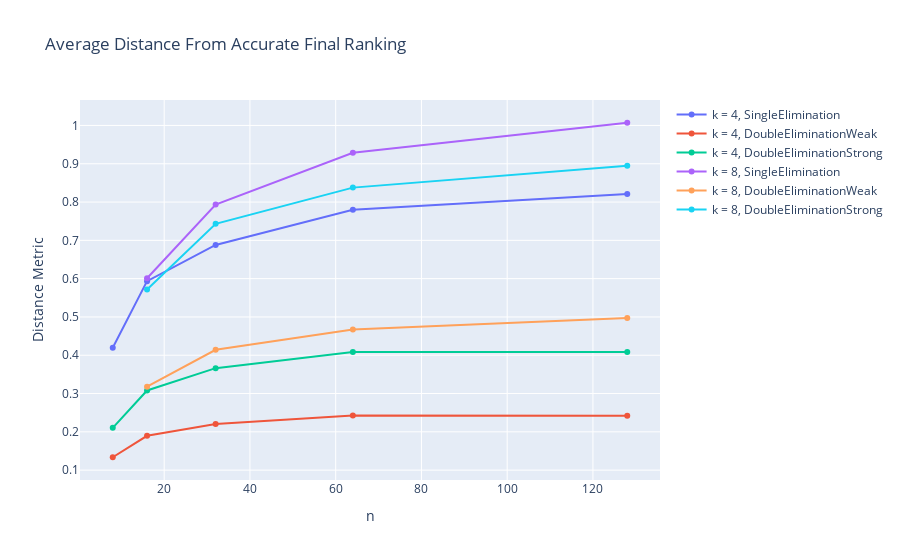

The cell this chart's notebook holds for it:
### Code cell
k_values = (4, 8) 
cols = ["SingleElimination", "DoubleEliminationWeak", "DoubleEliminationStrong"]
fig = go.Figure()
for k in k_values:
    slice = df[df["k"] == k]
    for col in cols:
        fig.add_scatter(name = f"k = {k}, {col}", x = slice["n"], y = slice[col], mode = "lines+markers")
fig.update_layout(title = "Average Distance From Accurate Final Ranking", xaxis_title = "n", yaxis_title = "Distance Metric")
fig.show()

### Figure 1 — Plotly figure (JSON) as saved in the notebook; plotly's stock layout.template omitted (floating-point values rounded to 4 significant figures)
{"data": [{"mode": "lines+markers", "name": "k = 4, SingleElimination", "type": "scatter", "x": [8, 16, 32, 64, 128], "y": [0.4195, 0.5935, 0.6879, 0.7799, 0.8211]}, {"mode": "lines+markers", "name": "k = 4, DoubleEliminationWeak", "type": "scatter", "x": [8, 16, 32, 64, 128], "y": [0.1336, 0.1896, 0.2203, 0.2429, 0.242]}, {"mode": "lines+markers", "name": "k = 4, DoubleEliminationStrong", "type": "scatter", "x": [8, 16, 32, 64, 128], "y": [0.2104, 0.308, 0.3663, 0.4084, 0.4085]}, {"mode": "lines+markers", "name": "k = 8, SingleElimination", "type": "scatter", "x": [16, 32, 64, 128], "y": [0.6009, 0.7934, 0.9285, 1.007]}, {"mode": "lines+markers", "name": "k = 8, DoubleEliminationWeak", "type": "scatter", "x": [16, 32, 64, 128], "y": [0.3178, 0.4143, 0.4675, 0.4973]}, {"mode": "lines+markers", "name": "k = 8, DoubleEliminationStrong", "type": "scatter", "x": [16, 32, 64, 128], "y": [0.5716, 0.7431, 0.8377, 0.8951]}], "layout": {"title": {"text": "Average Distance From Accurate Final Ranking"}, "xaxis": {"title": {"text": "n"}}, "yaxis": {"title": {"text": "Distance Metric"}}}}
